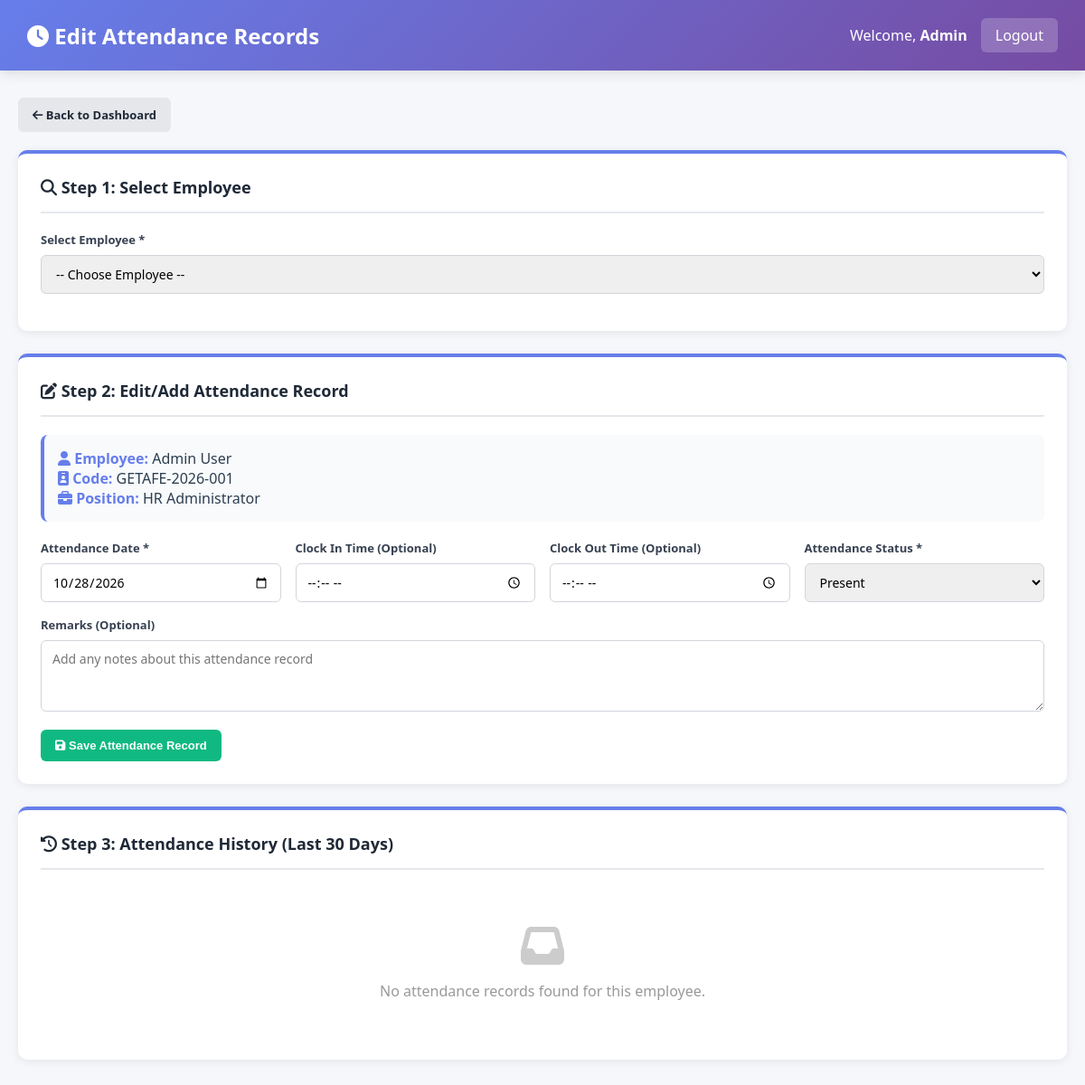
Screenshot of /hrgetafee-simple/admin/edit_attendance.php?employee_id=1 (signed in) with the database file from the repository.
### tables this page shows
CREATE TABLE `employees` (
  `employee_id` int(11) NOT NULL,
  `employee_code` varchar(20) NOT NULL,
  `first_name` varchar(50) NOT NULL,
  `last_name` varchar(50) NOT NULL,
  `email` varchar(100) NOT NULL,
  `phone` varchar(20) DEFAULT NULL,
  `position` varchar(100) DEFAULT NULL,
  `employment_type` enum('Regular','Casual','Job Order','COS') DEFAULT 'Regular',
  `salary` decimal(10,2) DEFAULT NULL,
  `date_hired` date DEFAULT NULL,
  `status` enum('active','inactive') DEFAULT 'active',
  `created_at` timestamp NOT NULL DEFAULT current_timestamp(),
  `updated_at` timestamp NOT NULL DEFAULT current_timestamp() ON UPDATE current_timestamp(),
  `department` varchar(100) DEFAULT NULL,
  `qr_code` varchar(255) DEFAULT NULL,
  `qr_generated_date` datetime DEFAULT NULL
);

### hrgetafee-simple/includes/functions.php (called while the page is built, shortened)
<?php
function get_employee_info($conn, $employee_id) {
    $stmt = $conn->prepare("SELECT * FROM employees WHERE employee_id = ? LIMIT 1");
    $stmt->bind_param("i", $employee_id);
    $stmt->execute();
    $res = $stmt->get_result();
    $row = $res->fetch_assoc();
    return $row ?: null;
}
?>

### hrgetafee-simple/includes/security.php (called while the page is built, shortened)
<?php
function sanitizeInput($input) {
    return htmlspecialchars(trim((string)$input), ENT_QUOTES, 'UTF-8');
}
?>

### hrgetafee-simple/admin/edit_attendance.php (the view, shortened to what this page needs)
<?php
require_once '../config/database.php';
require_once '../includes/functions.php';
require_once '../includes/security.php';
$admin = get_employee_info($conn, $_SESSION['employee_id']);
$selected_employee_id = intval($_GET['employee_id'] ?? 0);
$selected_date = sanitizeInput($_GET['date'] ?? '');
$selected_employee = null;
if ($selected_employee_id > 0) {
    $stmt = $conn->prepare("SELECT * FROM employees WHERE employee_id = ? LIMIT 1");
    $stmt->bind_param('i', $selected_employee_id);
    $stmt->execute();
    $selected_employee = $stmt->get_result()->fetch_assoc();
}
$current_attendance = null;
$attendance_history = [];
if ($selected_employee_id > 0) {
    $stmt = $conn->prepare("
        SELECT * FROM attendance
        WHERE employee_id = ?
        AND attendance_date >= DATE_SUB(CURDATE(), INTERVAL 30 DAY)
        ORDER BY attendance_date DESC
    ");
    $stmt->bind_param('i', $selected_employee_id);
    $stmt->execute();
    $attendance_history = $stmt->get_result()->fetch_all(MYSQLI_ASSOC);
}
?>
<!DOCTYPE html>
<html lang="en">
<head>
    <link rel="stylesheet" href="https://cdnjs.cloudflare.com/ajax/libs/font-awesome/6.4.0/css/all.min.css">
</head>
<body>
    <div class="navbar">
        <h2><i class="fas fa-clock"></i> Edit Attendance Records</h2>
        <div class="navbar-user">
            <span>Welcome, <strong><?php echo htmlspecialchars($admin['first_name']); ?></strong></span>
            <a href="../logout.php">Logout</a>
        </div>
    </div>
    <div class="container">
        <a href="dashboard.php" class="btn btn-secondary" style="margin-bottom: 20px;"><i class="fas fa-arrow-left"></i> Back to Dashboard</a>
        <div class="card">
            <h3><i class="fas fa-search"></i> Step 1: Select Employee</h3>
            <form method="GET">
                <div class="form-row">
                    <div class="form-group">
                        <label for="employee_id">Select Employee *</label>
                        <select name="employee_id" id="employee_id" required onchange="this.form.submit();">
                            <option value="">-- Choose Employee --</option>
                        </select>
                    </div>
                </div>
            </form>
        </div>
        <?php if ($selected_employee): ?>
        <div class="card">
            <h3><i class="fas fa-edit"></i> Step 2: Edit/Add Attendance Record</h3>
            <div class="employee-info">
                <strong><i class="fas fa-user"></i> Employee:</strong> <?php echo htmlspecialchars($selected_employee['first_name'] . ' ' . $selected_employee['last_name']); ?><br>
                <strong><i class="fas fa-id-badge"></i> Code:</strong> <?php echo htmlspecialchars($selected_employee['employee_code']); ?><br>
                <strong><i class="fas fa-briefcase"></i> Position:</strong> <?php echo htmlspecialchars($selected_employee['position'] ?? 'N/A'); ?>
            </div>
            <form method="POST">
                <div class="form-row">
                    <div class="form-group">
                        <label for="attendance_date">Attendance Date *</label>
                        <input type="date" name="attendance_date" id="attendance_date" required
                               value="<?php echo htmlspecialchars($selected_date ?: date('Y-m-d')); ?>"
                               onchange="document.location.href='?employee_id=<?php echo $selected_employee_id; ?>&date=' + this.value;">
                    </div>
                    <div class="form-group">
                        <label for="clock_in">Clock In Time (Optional)</label>
                        <input type="time" name="clock_in" id="clock_in"
                               value="<?php echo $current_attendance && $current_attendance['clock_in'] ? date('H:i', strtotime($current_attendance['clock_in'])) : ''; ?>">
                    </div>
                    <div class="form-group">
                        <label for="clock_out">Clock Out Time (Optional)</label>
                        <input type="time" name="clock_out" id="clock_out"
                               value="<?php echo $current_attendance && $current_attendance['clock_out'] ? date('H:i', strtotime($current_attendance['clock_out'])) : ''; ?>">
                    </div>
                    <div class="form-group">
                        <label for="status">Attendance Status *</label>
                        <select name="status" id="status" required>
                            <option value="present" <?php echo (($current_attendance['status'] ?? '') === 'present') ? 'selected' : ''; ?>>Present</option>
                        </select>
                    </div>
                </div>
                <div class="form-row">
                    <div class="form-group" style="grid-column: 1 / -1;">
                        <label for="remarks">Remarks (Optional)</label>
                        <textarea name="remarks" id="remarks" rows="3" placeholder="Add any notes about this attendance record"><?php echo htmlspecialchars($current_attendance['remarks'] ?? ''); ?></textarea>
                    </div>
                </div>
                <div class="btn-group">
                    <button type="submit" class="btn btn-success"><i class="fas fa-save"></i> Save Attendance Record</button>
                </div>
            </form>
        </div>
        <div class="card">
            <h3><i class="fas fa-history"></i> Step 3: Attendance History (Last 30 Days)</h3>
            <?php if (empty($attendance_history)): ?>
                <div class="empty-state">
                    <i class="fas fa-inbox" style="font-size: 48px; color: #ccc;"></i>
                    <p style="margin-top: 15px;">No attendance records found for this employee.</p>
                </div>
            <?php endif; ?>
        </div>
        <?php endif; ?>
    </div>
</body>
</html>

### hrgetafee-simple/admin/edit_attendance.php (style rules this page uses)
* { margin: 0; padding: 0; box-sizing: border-box; }
body { font-family: 'Segoe UI', Tahoma, Verdana, sans-serif; background: #f5f7fb; color: #2c3e50; }
.navbar { background: linear-gradient(135deg, #667eea, #764ba2); color: white; padding: 20px 30px; display: flex; justify-content: space-between; align-items: center; box-shadow: 0 4px 12px rgba(0, 0, 0, 0.1); }
.navbar h2 { font-size: 24px; margin: 0; }
.navbar-user { display: flex; gap: 15px; align-items: center; }
.navbar-user a { background: rgba(255, 255, 255, 0.2); color: white; padding: 8px 16px; border-radius: 6px; text-decoration: none; transition: 0.3s; }
.container { max-width: 1200px; margin: 0 auto; padding: 30px 20px; }
.btn { display: inline-block; padding: 10px 16px; border-radius: 6px; text-decoration: none; border: none; cursor: pointer; font-weight: 600; font-size: 13px; transition: all 0.3s ease; }
.btn-secondary { background: #e5e7eb; color: #1f2937; }
.btn-success { background: #10b981; color: white; }
.card { background: white; padding: 25px; border-radius: 10px; box-shadow: 0 2px 10px rgba(0, 0, 0, 0.08); margin-bottom: 25px; border-top: 4px solid #667eea; }
.card h3 { color: #1f2937; margin-bottom: 20px; font-size: 18px; border-bottom: 2px solid #e5e7eb; padding-bottom: 15px; }
.form-row { display: grid; grid-template-columns: repeat(auto-fit, minmax(250px, 1fr)); gap: 16px; margin-bottom: 16px; }
.form-group { display: flex; flex-direction: column; }
label { font-weight: 600; color: #374151; margin-bottom: 8px; font-size: 13px; }
input, select, textarea { padding: 10px 12px; border: 1px solid #d1d5db; border-radius: 6px; font-size: 14px; font-family: inherit; }
.btn-group { display: flex; gap: 10px; margin-top: 20px; }
.employee-info { background: #f8fafc; padding: 15px; border-radius: 8px; margin-bottom: 20px; border-left: 4px solid #667eea; }
.employee-info strong { color: #667eea; }
.empty-state { text-align: center; padding: 40px; color: #999; }

### rows the page displays
employees: first_name "Admin", first_name+last_name "Admin User", employee_code "GETAFE-2026-001", position "HR Administrator"
